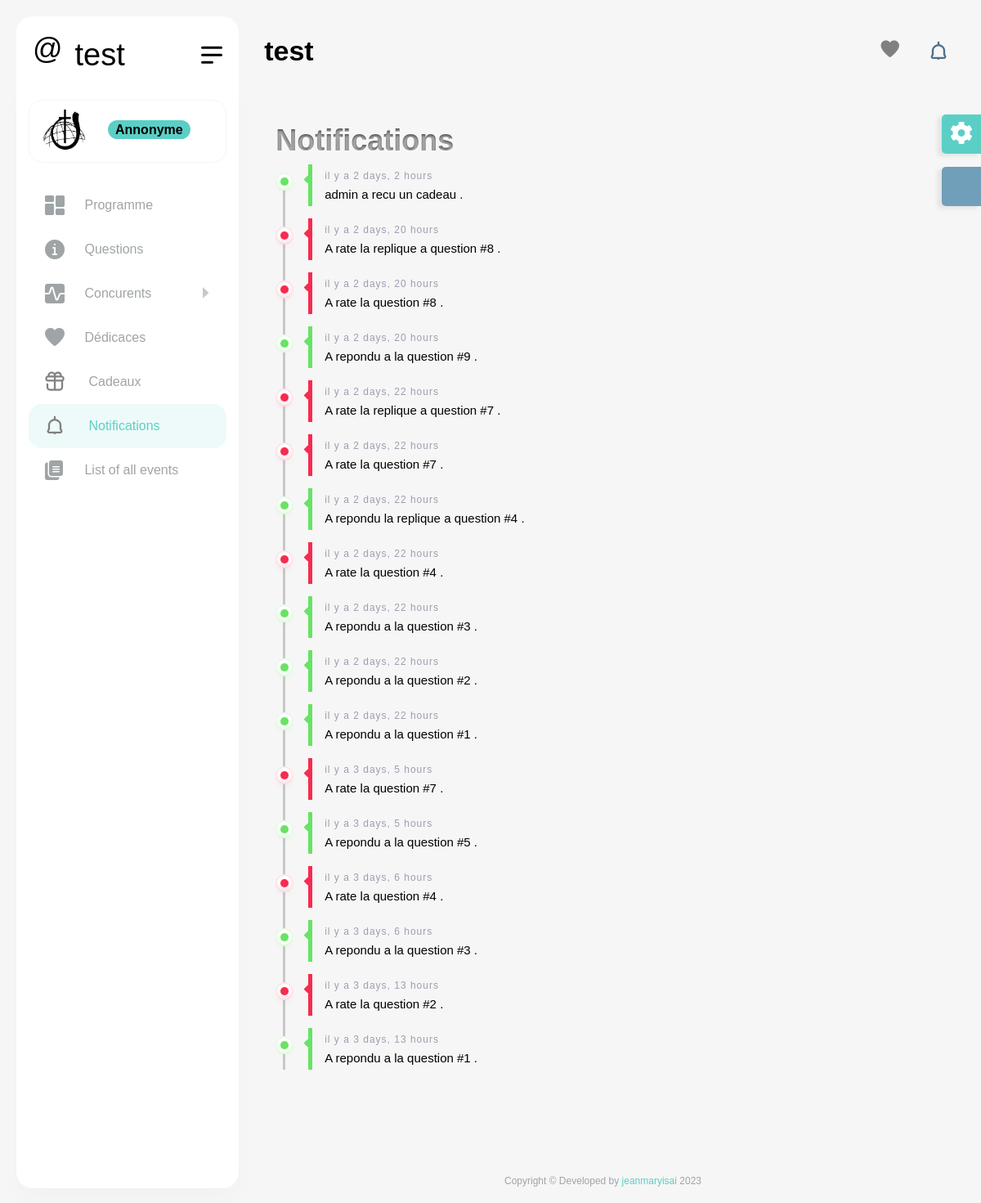
The page /notifications on the database its author committed.
### core/models.py (models this page shows, shortened)
class CustomEvent(models.Model):
    titre= models.CharField(max_length=50)
    date= models.DateTimeField()
    location=models.CharField(max_length=300)
    is_concour=models.BooleanField(default=True)
    isActive=models.BooleanField()
    mc=models.CharField(max_length=50, default='Sara Casseus')

class Notification(models.Model):
    responsible= models.ForeignKey(Concurent,on_delete=models.CASCADE,null=True,blank=True)
    message=models.TextField()
    date=models.DateTimeField(auto_now_add=True)
    level=models.CharField(max_length=1,choices=CHOICES_LABEL)
    event= models.ForeignKey(CustomEvent,on_delete=models.SET_NULL,null=True,blank=True)

### core/views.py (the view)
# urls.py: path('notifications',notifications,name='notifications'),
def notifications(request):
    return render(request,'notifications.html',{'notifs':Notification.objects.order_by('-date')})

### core/context_processors.py (called while the page is built)
def cart(request):
    concurents= Concurent.objects.all()
    dedicaces= Dedicace.objects.filter(show=True,event=True).order_by('-date')[:5]
    notification=Notification.objects.all().order_by('-date')[:5]
    context={'concurents':concurents
    ,
    'dedicaces':dedicaces,
    'notifications':notification,
    'event':CustomEvent.objects.get(isActive=True)
    }
    return context

### core/models.py (called while the page is built)
    @property
    def isTeam(self):
        if self.members.count()>1:
            return True
        else:
            return False

    @property
    def vraiNom(self):
        if self.isTeam:
            return self.nom
        else:
            return self.members.all().first.__str__

### templates/notifications.html (shortened to what this page needs)
{% extends 'base.html' %} {% load static %} {% block 'body' %}
<div class="col-xl-12">
    <div class="">
        <div class="" style="margin-bottom:50px ;">
            <div id="dlab_W_TimeLine02" class="widget-timeline dlab-scroll style-1 ps ps--active-y p-3 ">
                <h1 style="  background-color: #565656;
                        color: transparent;
                        text-shadow: 0px 2px 3px rgba(255,255,255,0.5);
                        -webkit-background-clip: text;
                           -moz-background-clip: text;
                                background-clip: text;font-weight: 900;"> Notifications
                </h1>
                <ul class="timeline">
                    {% for x in notifs %}
                    <li>
                        <div class="timeline-badge {{x.get_level_display}}"></div>
                        <a class="timeline-panel text-muted" href="javascript:void(0);">
                            <span>il y a {{x.date|timesince}}</span>
                            <h6 class="mb-0"> <strong class="text-{{x.get_level_display}}"> {{x.responsible.prenom}}</strong> {{ x.message }} .
                            </h6>
                        </a>
                    </li>
                    {% endfor %}
                </ul>
            </div>
        </div>
    </div>
</div>
{% endblock %}

### templates/base.html (shortened to what this page needs)
 {% load static %}
<!DOCTYPE html>
<html lang="en">
<head>
    <link href="{% static 'vendor/jquery-nice-select/css/nice-select.css' %}" rel="stylesheet">
    <link rel="stylesheet" href="{% static 'vendor/nouislider/nouislider.min.css' %}"> {% block css %}{% endblock %}
    <link rel="stylesheet" href="{% static 'vendor/sweetalert2/dist/sweetalert2.min.css' %}">
    <link href="{% static 'css/style.css' %}" rel="stylesheet">
</head>
<body style="background-image: url(static/images/pattern/pattern6i.png)">
    <div id="main-wrapper">
        <div class="nav-header">
            <a href="{% url 'home' %}" class="brand-logo">
                <h1 class="logo-abbr" width="53" height="53" viewbox="0 0 53 53">@</h1>
                <h2 class="brand-title" width="124px" height="33px">{{event.titre}}</h2>
            </a>
            <div class="nav-control">
                <div class="hamburger">
                    <span class="line"></span><span class="line"></span><span class="line"></span>
                </div>
            </div>
        </div>
        <div class="header">
            <div class="header-content">
                <nav class="navbar navbar-expand">
                    <div class="collapse navbar-collapse justify-content-between">
                        <div class="header-left">
                            <div class="dashboard_bar">
                                {{ event.titre }}
                            </div>
                        </div>
                        <ul class="navbar-nav header-right">
                            <li class="nav-item dropdown notification_dropdown">
                                <a class="nav-link  ai-icon" href="javascript:void(0);" role="button" data-bs-toggle="dropdown">
                                    <i class="flaticon-045-heart" style="color:gray;font-size:1.4rem"></i>
                                </a>
                            </li>
                            <li class="nav-item dropdown notification_dropdown">
                                <a class="nav-link" href="javascript:void(0);" data-bs-toggle="dropdown">
                                </a>
                            </li>
                        </ul>
                    </div>
                </nav>
            </div>
        </div>
        <div class="dlabnav">
            <div class="dlabnav-scroll">
                <ul class="metismenu" id="menu">
                    <li class="dropdown header-profile">
                        <a class="nav-link" href="javascript:void(0);" role="button" data-bs-toggle="dropdown">
                            <img src="{% static 'images/profile/pic1.jpg' %}" width="20" alt="">
                            <div class="header-info ms-3">
                                <span class="font-w600 " >{% if request.user.is_authenticated %} Bienvenue {{request.user.username}}{% else %}<span class="bg-primary badge badge-sm">Annonyme</span>{% endif %}</span>
                            </div>
                        </a>
                    </li>
                    <li>
                        <a class=" ai-icon" href="{% url 'programme' %}" aria-expanded="false">
                            <i class="flaticon-025-dashboard"></i>
                            <span class="nav-text">Programme</span>
                        </a>
                    </li>
                    <li>
                        <a class="ai-icon" href="{% url 'questions' %}" aria-expanded="false">
                            <i class="flaticon-050-info"></i>
                            <span class="nav-text">Questions</span>
                        </a>
                    </li>
                    <li>
                        <a class="has-arrow ai-icon" href="javascript:void()" aria-expanded="false">
                            <i class="flaticon-041-graph"></i>
                            <span class="nav-text">Concurents</span>
                        </a>
                    </li>
                    <li>
                        <a href="{% url 'dedicaces' %}" class="ai-icon" aria-expanded="false">
                            <i class="flaticon-045-heart"></i>
                            <span class="nav-text">D&eacute;dicaces</span>
                        </a>
                    </li>
                    <li>
                        <a class="ai-icon" href="{% url 'cadeau' %}" aria-expanded="false">
                            <i class=""> </i>
                            <span class="nav-text">Cadeaux</span>
                        </a>
                    </li>
                    <li>
                        <a class=" ai-icon" href="{% url 'notifications' %}" aria-expanded="false">
                            <i class="">
                                </i>
                            <span class="nav-text">Notifications</span>
                        </a>
                    </li>
                    <li>
                        <a class=" ai-icon" href="{% url 'events' %}" aria-expanded="false">
                            <i class="flaticon-022-copy"></i>
                            <span class="nav-text">List of all events</span>
                        </a>
                    </li>
                </ul>
            </div>
        </div>
        <div class="content-body">
            <div class="container-fluid">
                <div class="row">
                     {% block 'body' %} {% endblock %}
                </div>
            </div>
        </div>
        <div class="footer">
            <div class="copyright">
                <p>Copyright © Developed by <a href="https://jeanmaryisai.online/" target="_blank">jeanmaryisai</a> 2023</p>
            </div>
        </div>
    </div>
</body>
</html>

### rows shown on the page
CustomEvent: titre "test"
Notification: date "2 days, 2 hours", message "admin a recu un cadeau"
Notification: date "2 days, 20 hours", message "A rate la replique a question #8"
Notification: date "2 days, 20 hours", message "A rate la question #8"
Notification: date "2 days, 20 hours", message "A repondu a la question #9"
Notification: date "2 days, 22 hours", message "A rate la replique a question #7"
Notification: date "2 days, 22 hours", message "A rate la question #7"
Notification: date "2 days, 22 hours", message "A repondu la replique a question #4"
Notification: date "2 days, 22 hours", message "A rate la question #4"
Notification: date "2 days, 22 hours", message "A repondu a la question #3"
Notification: date "2 days, 22 hours", message "A repondu a la question #2"
Notification: date "2 days, 22 hours", message "A repondu a la question #1"
Notification: date "3 days, 5 hours", message "A rate la question #7"
Notification: date "3 days, 5 hours", message "A repondu a la question #5"
Notification: date "3 days, 6 hours", message "A rate la question #4"
Notification: date "3 days, 6 hours", message "A repondu a la question #3"
Notification: date "3 days, 13 hours", message "A rate la question #2"
Notification: date "3 days, 13 hours", message "A repondu a la question #1"
